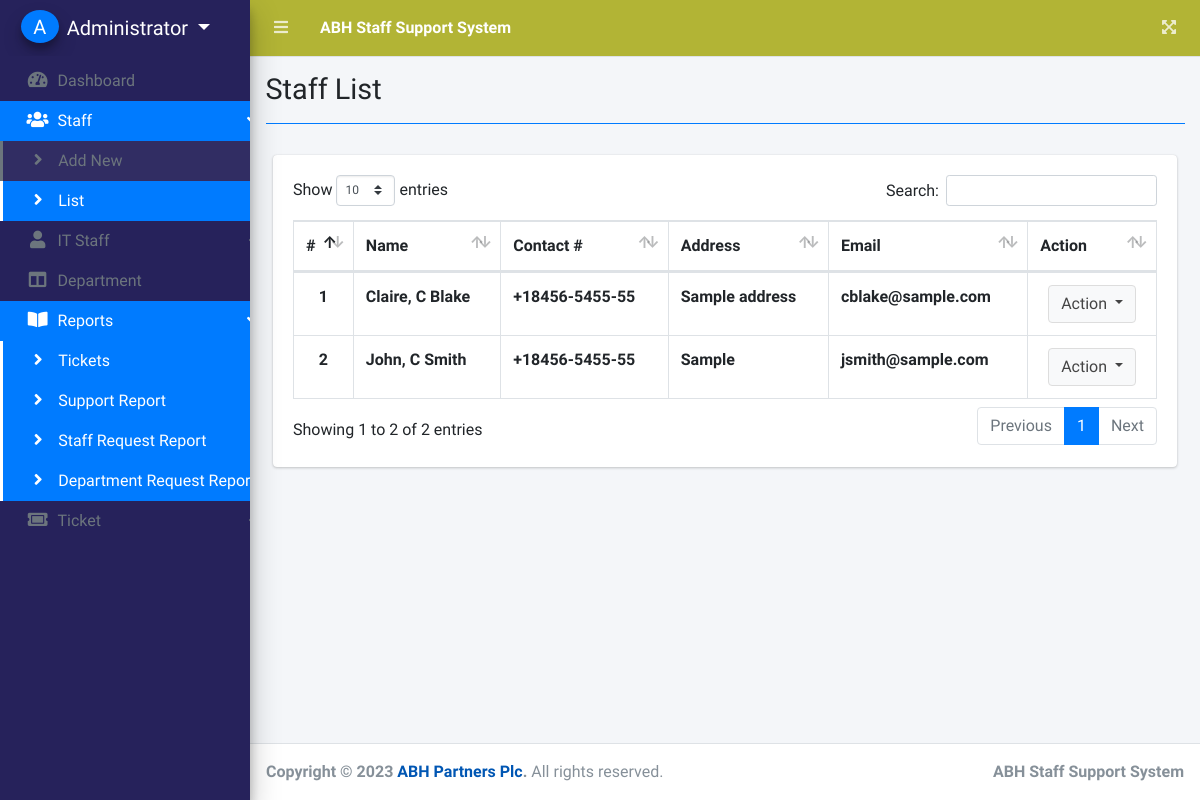
The page /index.php?page=staff_list (signed in) on the database as committed earlier.
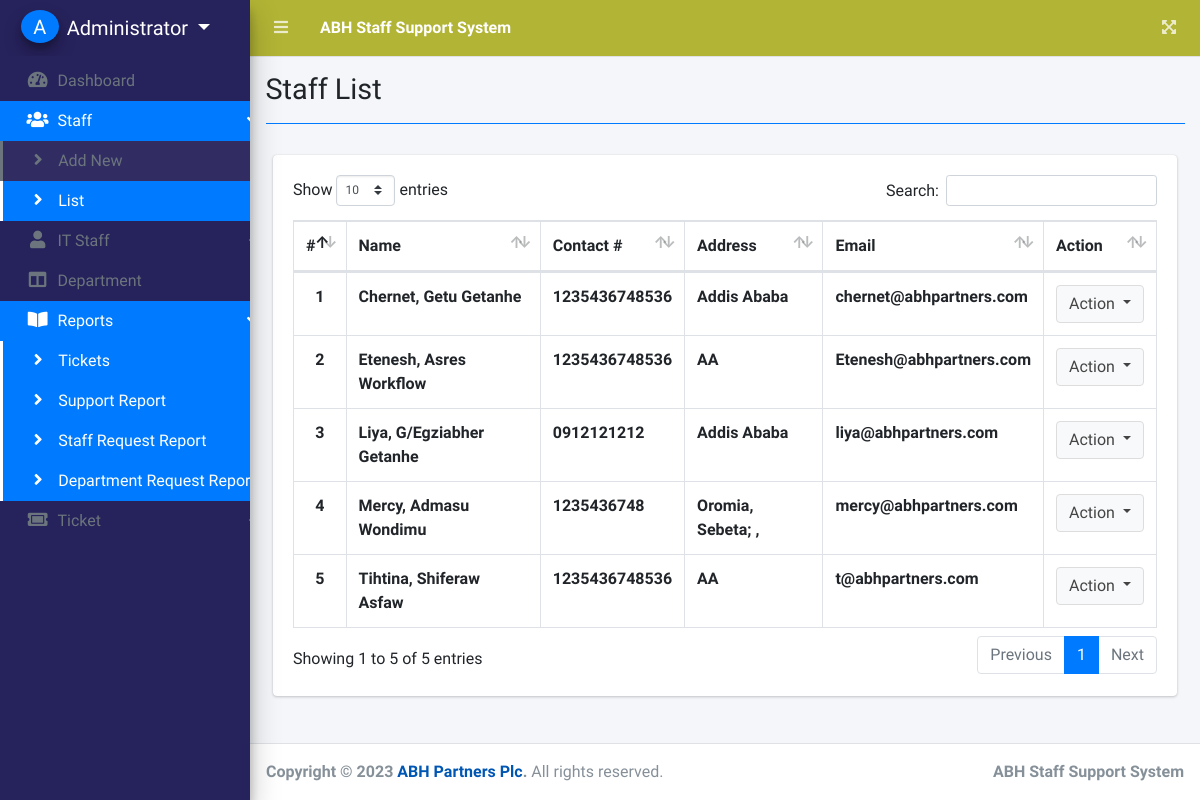
The same page on the database as committed later.
### tables this page shows
CREATE TABLE `customers` (
  `id` int(30) NOT NULL,
  `firstname` varchar(200) NOT NULL,
  `lastname` varchar(200) NOT NULL,
  `middlename` varchar(200) NOT NULL,
  `contact` varchar(100) NOT NULL,
  `address` text NOT NULL,
  `email` varchar(200) NOT NULL,
  `password` text NOT NULL,
  `date_created` datetime NOT NULL DEFAULT current_timestamp(),
  `department_id` int(11) DEFAULT NULL
);

### staff_list.php (the view, shortened to what this page needs)
<?php include 'db_connect.php' ?>
<div class="col-lg-12">
	<div class="card">
		<div class="card-body">
			<table class="table tabe-hover table-bordered" id="list">
				<thead>
					<tr>
						<th>#</th>
						<th>Name</th>
						<th>Contact #</th>
						<th>Address</th>
						<th>Email</th>
						<th>Action</th>
					</tr>
				</thead>
				<tbody>
					<?php
					$i = 1;
					$qry = $conn->query("SELECT *,concat(firstname,', ',middlename,' ',lastname) as name FROM customers order by concat(firstname,', ',middlename,' ',lastname) asc");
					while ($row = $qry->fetch_assoc()) :
					?>
						<tr>
							<th class="text-center"><?php echo $i++ ?></th>
							<td><b><?php echo ucwords($row['name']) ?></b></td>
							<td><b><?php echo $row['contact'] ?></b></td>
							<td><b><?php echo $row['address'] ?></b></td>
							<td><b><?php echo $row['email'] ?></b></td>
							<td class="text-center">
								<button type="button" class="btn btn-default dropdown-toggle" data-toggle="dropdown" aria-expanded="true">
									Action
								</button>
							</td>
						</tr>
					<?php endwhile; ?>
				</tbody>
			</table>
		</div>
	</div>
</div>

Rows that differ between the two databases and show on the page:
removed customers: name "Claire, C Blake", contact "+18456-5455-55", address "Sample address", email "cblake@sample.com"
removed customers: name "John, C Smith", contact "+18456-5455-55", address "Sample", email "jsmith@sample.com"
added customers: name "Chernet, Getu Getanhe", contact "1235436748536", address "Addis Ababa", email "chernet@abhpartners.com"
added customers: name "Etenesh, Asres Workflow", contact "1235436748536", address "AA", email "Etenesh@abhpartners.com"
added customers: name "Liya, G/Egziabher Getanhe", contact "0912121212", address "Addis Ababa", email "liya@abhpartners.com"
added customers: name "Mercy, Admasu Wondimu", contact "1235436748", address "Oromia, Sebeta; ,", email "mercy@abhpartners.com"
added customers: name "Tihtina, Shiferaw Asfaw", contact "1235436748536", address "AA", email "t@abhpartners.com"
Other text that changed with them:
text written by a page script: "Show entries Search: Showing 1 to 2 of 2 entries Previous 1 Next" → "Show entries Search: Showing 1 to 5 of 5 entries Previous 1 Next"
